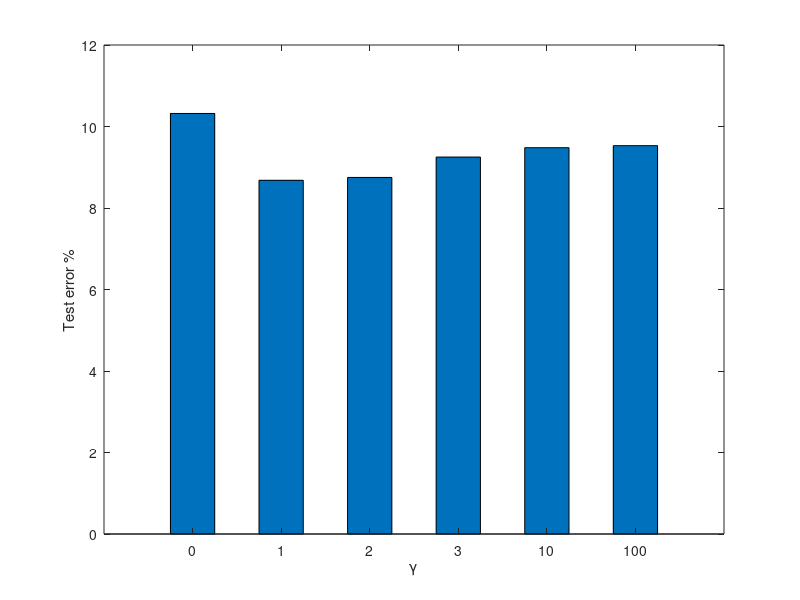

Reproduce this figure in MATLAB.
close all;
clear all;
clc;

test_error = [10.32 8.68 8.75 9.25 9.48 9.53];
gamma = [0 1 10 100 1000];

bar(test_error,0.5);
% plot(test_error);

set(gca,'XTickLabel',{'0','1','2','3','10','100'}) ;
% plot(test_error);
xlabel('\gamma');
ylabel('Test error %');
% axis([0 5 0 12]);
hold on;
ylim([0,12]);
